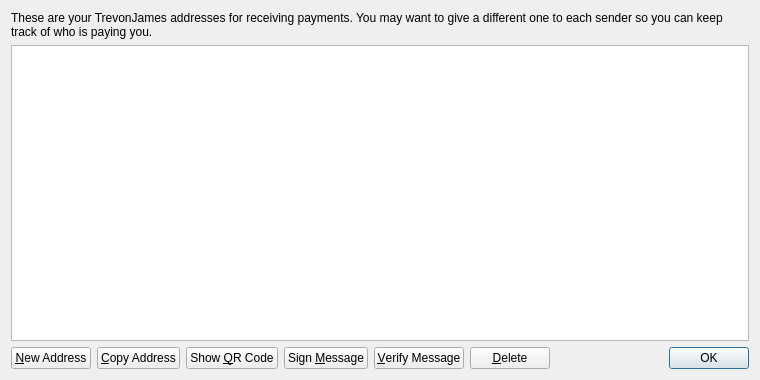
<?xml version="1.0" encoding="UTF-8"?>
<ui version="4.0">
 <class>AddressBookPage</class>
 <widget class="QWidget" name="AddressBookPage">
  <property name="geometry">
   <rect>
    <x>0</x>
    <y>0</y>
    <width>760</width>
    <height>380</height>
   </rect>
  </property>
  <property name="windowTitle">
   <string>Address Book</string>
  </property>
  <layout class="QVBoxLayout" name="verticalLayout">
   <item>
    <widget class="QLabel" name="labelExplanation">
     <property name="text">
      <string>These are your TrevonJames addresses for receiving payments. You may want to give a different one to each sender so you can keep track of who is paying you.</string>
     </property>
     <property name="textFormat">
      <enum>Qt::PlainText</enum>
     </property>
     <property name="wordWrap">
      <bool>true</bool>
     </property>
    </widget>
   </item>
   <item>
    <widget class="QTableView" name="tableView">
     <property name="contextMenuPolicy">
      <enum>Qt::CustomContextMenu</enum>
     </property>
     <property name="toolTip">
      <string>Double-click to edit address or label</string>
     </property>
     <property name="tabKeyNavigation">
      <bool>false</bool>
     </property>
     <property name="alternatingRowColors">
      <bool>true</bool>
     </property>
     <property name="selectionMode">
      <enum>QAbstractItemView::SingleSelection</enum>
     </property>
     <property name="selectionBehavior">
      <enum>QAbstractItemView::SelectRows</enum>
     </property>
     <property name="sortingEnabled">
      <bool>true</bool>
     </property>
     <attribute name="verticalHeaderVisible">
      <bool>false</bool>
     </attribute>
    </widget>
   </item>
   <item>
    <layout class="QHBoxLayout" name="horizontalLayout">
     <item>
      <widget class="QPushButton" name="newAddressButton">
       <property name="toolTip">
        <string>Create a new address</string>
       </property>
       <property name="text">
        <string>&amp;New Address</string>
       </property>
       <property name="icon">
        <iconset resource="../bitcoin.qrc">
         <normaloff>:/icons/add</normaloff>:/icons/add</iconset>
       </property>
      </widget>
     </item>
     <item>
      <widget class="QPushButton" name="copyToClipboard">
       <property name="toolTip">
        <string>Copy the currently selected address to the system clipboard</string>
       </property>
       <property name="text">
        <string>&amp;Copy Address</string>
       </property>
       <property name="icon">
        <iconset resource="../bitcoin.qrc">
         <normaloff>:/icons/editcopy</normaloff>:/icons/editcopy</iconset>
       </property>
      </widget>
     </item>
     <item>
      <widget class="QPushButton" name="showQRCode">
       <property name="text">
        <string>Show &amp;QR Code</string>
       </property>
       <property name="icon">
        <iconset resource="../bitcoin.qrc">
         <normaloff>:/icons/qrcode</normaloff>:/icons/qrcode</iconset>
       </property>
      </widget>
     </item>
     <item>
      <widget class="QPushButton" name="signMessage">
       <property name="toolTip">
        <string>Sign a message to prove you own a TrevonJames address</string>
       </property>
       <property name="text">
        <string>Sign &amp;Message</string>
       </property>
       <property name="icon">
        <iconset resource="../bitcoin.qrc">
         <normaloff>:/icons/edit</normaloff>:/icons/edit</iconset>
       </property>
      </widget>
     </item>
     <item>
      <widget class="QPushButton" name="verifyMessage">
       <property name="toolTip">
        <string>Verify a message to ensure it was signed with a specified TrevonJames address</string>
       </property>
       <property name="text">
        <string>&amp;Verify Message</string>
       </property>
       <property name="icon">
        <iconset resource="../bitcoin.qrc">
         <normaloff>:/icons/transaction_0</normaloff>:/icons/transaction_0</iconset>
       </property>
      </widget>
     </item>
     <item>
      <widget class="QPushButton" name="deleteButton">
       <property name="toolTip">
        <string>Delete the currently selected address from the list</string>
       </property>
       <property name="text">
        <string>&amp;Delete</string>
       </property>
       <property name="icon">
        <iconset resource="../bitcoin.qrc">
         <normaloff>:/icons/remove</normaloff>:/icons/remove</iconset>
       </property>
      </widget>
     </item>
     <item>
      <spacer name="horizontalSpacer">
       <property name="orientation">
        <enum>Qt::Horizontal</enum>
       </property>
       <property name="sizeHint" stdset="0">
        <size>
         <width>40</width>
         <height>20</height>
        </size>
       </property>
      </spacer>
     </item>
     <item>
      <widget class="QDialogButtonBox" name="buttonBox">
       <property name="sizePolicy">
        <sizepolicy hsizetype="Maximum" vsizetype="Fixed">
         <horstretch>0</horstretch>
         <verstretch>0</verstretch>
        </sizepolicy>
       </property>
       <property name="standardButtons">
        <set>QDialogButtonBox::Ok</set>
       </property>
      </widget>
     </item>
    </layout>
   </item>
  </layout>
 </widget>
 <resources>
  <include location="../bitcoin.qrc"/>
 </resources>
 <connections/>
</ui>
